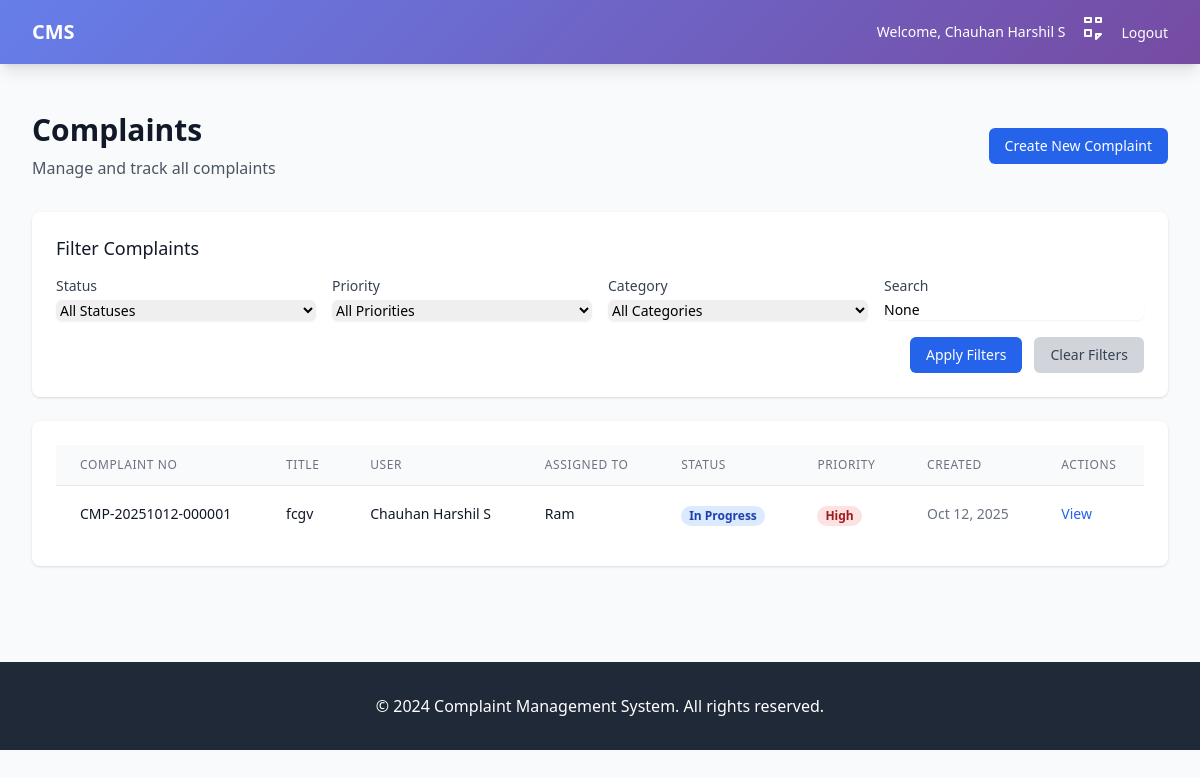
Page /complaints/ (signed in) on the committed database.
### complaints/models.py (models this page shows, shortened)
class Complaint(models.Model):
    STATUS_CHOICES = [
        ('PENDING', 'Pending'),
        ('IN_PROGRESS', 'In Progress'),
        ('RESOLVED', 'Resolved'),
        ('CLOSED', 'Closed'),
    ]
    PRIORITY_CHOICES = [
        ('LOW', 'Low'),
        ('MEDIUM', 'Medium'),
        ('HIGH', 'High'),
    ]
    complaint_no = models.CharField(max_length=20, unique=True, db_index=True, null=True, blank=True)
    title = models.CharField(max_length=200)
    description = models.TextField()
    category = models.ForeignKey(Category, on_delete=models.PROTECT, related_name='complaints', null=True, blank=True)
    attachment = models.FileField(
        upload_to=upload_to,
        null=True,
        blank=True,
        validators=[FileExtensionValidator(allowed_extensions=['pdf', 'jpg', 'jpeg', 'png', 'docx'])],
        help_text="Maximum file size: 10MB. Allowed formats: PDF, JPG, PNG, DOCX"
    )
    user = models.ForeignKey(User, on_delete=models.CASCADE, related_name='complaints', null=True, blank=True)
    assigned_to = models.ForeignKey(
        User,
        on_delete=models.SET_NULL,
        null=True,
        blank=True,
        related_name='assigned_complaints',
        limit_choices_to={'profile__role': 'faculty'}
    )
    status = models.CharField(max_length=20, choices=STATUS_CHOICES, default='PENDING', db_index=True)
    priority = models.CharField(max_length=10, choices=PRIORITY_CHOICES, default='MEDIUM')
    created_at = models.DateTimeField(auto_now_add=True, db_index=True)
    updated_at = models.DateTimeField(auto_now=True)
    resolved_at = models.DateTimeField(null=True, blank=True)
    remarks = models.TextField(blank=True)
    admin_remarks = models.TextField(blank=True)
    class Meta:
        ordering = ['-created_at']
        indexes = [
            models.Index(fields=['complaint_no']),
            models.Index(fields=['status']),
            models.Index(fields=['user']),
            models.Index(fields=['assigned_to']),
            models.Index(fields=['created_at']),
        ]

### complaints/views.py (the view)
# urls.py: path('complaints/', views.complaint_list, name='complaint_list'),
@login_required
def complaint_list(request):
    user_profile = getattr(request.user, 'profile', None)
    role = user_profile.role if user_profile else 'student'
    if role == 'admin':
        complaints = Complaint.objects.all()
    elif role == 'faculty':
        complaints = Complaint.objects.filter(assigned_to=request.user)
    else:  # student
        complaints = Complaint.objects.filter(user=request.user)
    status_filter = request.GET.get('status')
    category_filter = request.GET.get('category')
    priority_filter = request.GET.get('priority')
    search_query = request.GET.get('search')
    if status_filter:
        complaints = complaints.filter(status=status_filter)
    if category_filter:
        complaints = complaints.filter(category_id=category_filter)
    if priority_filter:
        complaints = complaints.filter(priority=priority_filter)
    if search_query:
        complaints = complaints.filter(
            Q(title__icontains=search_query) |
            Q(description__icontains=search_query) |
            Q(complaint_no__icontains=search_query)
        )
    paginator = Paginator(complaints.order_by('-created_at'), 20)
    page_number = request.GET.get('page')
    page_obj = paginator.get_page(page_number)
    categories = Category.objects.all()
    context = {
        'page_obj': page_obj,
        'categories': categories,
        'status_choices': Complaint.STATUS_CHOICES,
        'priority_choices': Complaint.PRIORITY_CHOICES,
        'role': role,
        'filters': {
            'status': status_filter,
            'category': category_filter,
            'priority': priority_filter,
            'search': search_query,
        }
    }
    return render(request, 'complaints/complaint_list.html', context)

### complaints/templates/complaints/complaint_list.html (shortened to what this page needs)
{% extends 'base.html' %}
{% block content %}
<div class="px-4 py-6 sm:px-0">
    <div class="mb-8">
        <div class="flex justify-between items-center">
            <div>
                <h1 class="text-3xl font-bold text-gray-900">Complaints</h1>
                <p class="mt-2 text-gray-600">Manage and track all complaints</p>
            </div>
            {% if role == 'student' %}
                <a href="{% url 'create_complaint' %}" class="bg-blue-600 hover:bg-blue-700 text-white px-4 py-2 rounded-md text-sm font-medium transition-colors">
                    Create New Complaint
                </a>
            {% endif %}
        </div>
    </div>
    <div class="bg-white shadow rounded-lg mb-6">
        <div class="px-4 py-5 sm:p-6">
            <h3 class="text-lg leading-6 font-medium text-gray-900 mb-4">Filter Complaints</h3>
            <form method="get" class="grid grid-cols-1 md:grid-cols-4 gap-4">
                <div>
                    <label for="status" class="block text-sm font-medium text-gray-700">Status</label>
                    <select name="status" id="status" class="mt-1 block w-full border-gray-300 rounded-md shadow-sm focus:ring-blue-500 focus:border-blue-500 sm:text-sm">
                        <option value="">All Statuses</option>
                    </select>
                </div>
                <div>
                    <label for="priority" class="block text-sm font-medium text-gray-700">Priority</label>
                    <select name="priority" id="priority" class="mt-1 block w-full border-gray-300 rounded-md shadow-sm focus:ring-blue-500 focus:border-blue-500 sm:text-sm">
                        <option value="">All Priorities</option>
                    </select>
                </div>
                <div>
                    <label for="category" class="block text-sm font-medium text-gray-700">Category</label>
                    <select name="category" id="category" class="mt-1 block w-full border-gray-300 rounded-md shadow-sm focus:ring-blue-500 focus:border-blue-500 sm:text-sm">
                        <option value="">All Categories</option>
                    </select>
                </div>
                <div>
                    <label for="search" class="block text-sm font-medium text-gray-700">Search</label>
                    <input type="text" name="search" id="search" value="{{ filters.search }}"
                           class="mt-1 block w-full border-gray-300 rounded-md shadow-sm focus:ring-blue-500 focus:border-blue-500 sm:text-sm"
                           placeholder="Search complaints...">
                </div>
                <div class="md:col-span-4 flex justify-end space-x-3">
                    <button type="submit" class="bg-blue-600 hover:bg-blue-700 text-white px-4 py-2 rounded-md text-sm font-medium">
                        Apply Filters
                    </button>
                    <a href="{% url 'complaint_list' %}" class="bg-gray-300 hover:bg-gray-400 text-gray-700 px-4 py-2 rounded-md text-sm font-medium">
                        Clear Filters
                    </a>
                </div>
            </form>
        </div>
    </div>
    <div class="bg-white shadow rounded-lg">
        <div class="px-4 py-5 sm:p-6">
            {% if page_obj %}
                <div class="overflow-hidden">
                    <table class="min-w-full divide-y divide-gray-200">
                        <thead class="bg-gray-50">
                            <tr>
                                <th class="px-6 py-3 text-left text-xs font-medium text-gray-500 uppercase tracking-wider">Complaint No</th>
                                <th class="px-6 py-3 text-left text-xs font-medium text-gray-500 uppercase tracking-wider">Title</th>
                                <th class="px-6 py-3 text-left text-xs font-medium text-gray-500 uppercase tracking-wider">User</th>
                                <th class="px-6 py-3 text-left text-xs font-medium text-gray-500 uppercase tracking-wider">Assigned To</th>
                                <th class="px-6 py-3 text-left text-xs font-medium text-gray-500 uppercase tracking-wider">Status</th>
                                <th class="px-6 py-3 text-left text-xs font-medium text-gray-500 uppercase tracking-wider">Priority</th>
                                <th class="px-6 py-3 text-left text-xs font-medium text-gray-500 uppercase tracking-wider">Created</th>
                                <th class="px-6 py-3 text-left text-xs font-medium text-gray-500 uppercase tracking-wider">Actions</th>
                            </tr>
                        </thead>
                        <tbody class="bg-white divide-y divide-gray-200">
                            {% for complaint in page_obj %}
                            <tr class="hover:bg-gray-50">
                                <td class="px-6 py-4 whitespace-nowrap text-sm font-medium text-gray-900">
                                    {{ complaint.complaint_no }}
                                </td>
                                <td class="px-6 py-4 whitespace-nowrap text-sm text-gray-900">
                                    {{ complaint.title|truncatechars:50 }}
                                </td>
                                <td class="px-6 py-4 whitespace-nowrap text-sm text-gray-900">
                                    {{ complaint.user.get_full_name|default:complaint.user.username }}
                                </td>
                                <td class="px-6 py-4 whitespace-nowrap text-sm text-gray-900">
                                    {% if complaint.assigned_to %}
                                        {{ complaint.assigned_to.get_full_name|default:complaint.assigned_to.username }}
                                    {% else %}
                                        <span class="text-gray-400">Unassigned</span>
                                    {% endif %}
                                </td>
                                <td class="px-6 py-4 whitespace-nowrap">
                                    <span class="px-2 inline-flex text-xs leading-5 font-semibold rounded-full
                                        {% if complaint.status == 'PENDING' %}bg-yellow-100 text-yellow-800
                                        {% elif complaint.status == 'IN_PROGRESS' %}bg-blue-100 text-blue-800
                                        {% elif complaint.status == 'RESOLVED' %}bg-green-100 text-green-800
                                        {% elif complaint.status == 'CLOSED' %}bg-gray-100 text-gray-800
                                        {% endif %}">
                                        {{ complaint.get_status_display }}
                                    </span>
                                </td>
                                <td class="px-6 py-4 whitespace-nowrap">
                                    <span class="px-2 inline-flex text-xs leading-5 font-semibold rounded-full
                                        {% if complaint.priority == 'HIGH' %}bg-red-100 text-red-800
                                        {% elif complaint.priority == 'MEDIUM' %}bg-yellow-100 text-yellow-800
                                        {% elif complaint.priority == 'LOW' %}bg-green-100 text-green-800
                                        {% endif %}">
                                        {{ complaint.get_priority_display }}
                                    </span>
                                </td>
                                <td class="px-6 py-4 whitespace-nowrap text-sm text-gray-500">
                                    {{ complaint.created_at|date:"M d, Y" }}
                                </td>
                                <td class="px-6 py-4 whitespace-nowrap text-sm font-medium space-x-2">
                                    <a href="{% url 'complaint_detail' complaint.complaint_no %}" class="text-blue-600 hover:text-blue-900">
                                        View
                                    </a>
                                </td>
                            </tr>
                            {% endfor %}
                        </tbody>
                    </table>
                </div>
            {% endif %}
        </div>
    </div>
</div>
{% endblock %}

### templates/base.html (shortened to what this page needs)
<!DOCTYPE html>
<html lang="en">
<head>
    <script src="https://cdn.tailwindcss.com"></script>
</head>
<body class="bg-gray-50 min-h-screen">
    <nav class="gradient-bg shadow-lg">
        <div class="max-w-7xl mx-auto px-4 sm:px-6 lg:px-8">
            <div class="flex justify-between h-16">
                <div class="flex items-center">
                    <a href="{% url 'dashboard' %}" class="flex-shrink-0 flex items-center">
                        <h1 class="text-white text-xl font-bold">CMS</h1>
                    </a>
                </div>
                <div class="flex items-center space-x-4">
                    {% if user.is_authenticated %}
                        <div class="flex items-center space-x-4">
                            <span class="text-white text-sm">
                                Welcome, {{ user.get_full_name|default:user.username }}
                            </span>
                            <div class="relative">
                                <button class="text-white hover:text-gray-200 focus:outline-none" onclick="toggleNotifications()">
                                    <svg class="w-6 h-6" fill="none" stroke="currentColor" viewBox="0 0 24 24">
                                        <path stroke-linecap="round" stroke-linejoin="round" stroke-width="2" d="M15 17h5l-5 5v-5zM4 19h6v-6H4v6zM4 5h6V1H4v4zM15 5h5V1h-5v4z"></path>
                                    </svg>
                                </button>
                            </div>
                            <form method="post" action="{% url 'logout' %}" class="inline">
                                <button type="submit" class="text-white hover:text-gray-200 text-sm bg-transparent border-none cursor-pointer">
                                    Logout
                                </button>
                            </form>
                        </div>
                    {% endif %}
                </div>
            </div>
        </div>
    </nav>
    <main class="max-w-7xl mx-auto py-6 sm:px-6 lg:px-8">
        {% block content %}{% endblock %}
    </main>
    <footer class="bg-gray-800 text-white py-8 mt-12">
        <div class="max-w-7xl mx-auto px-4 sm:px-6 lg:px-8">
            <div class="text-center">
                <p>&copy; 2024 Complaint Management System. All rights reserved.</p>
            </div>
        </div>
    </footer>
</body>
</html>

### templates/base.html (style rules this page uses)
.gradient-bg { background: linear-gradient(135deg, #667eea 0%, #764ba2 100%); }

### rows in the picture
Complaint: complaint_no "CMP-20251012-000001", title "fcgv", user.get_full_name "Chauhan Harshil S", assigned_to.get_full_name "Ram", status "In Progress", priority "High", created_at "Oct 12, 2025"

### other values in the picture
{{ user.get_full_name|default:user.username }} "Chauhan Harshil S"
